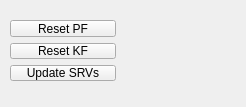
<?xml version="1.0" encoding="UTF-8"?>
<ui version="4.0">
 <class>two_button</class>
 <widget class="QWidget" name="two_button">
  <property name="geometry">
   <rect>
    <x>0</x>
    <y>0</y>
    <width>246</width>
    <height>107</height>
   </rect>
  </property>
  <property name="windowTitle">
   <string>Form</string>
  </property>
  <widget class="QWidget" name="layoutWidget">
   <property name="geometry">
    <rect>
     <x>130</x>
     <y>20</y>
     <width>101</width>
     <height>61</height>
    </rect>
   </property>
   <layout class="QVBoxLayout" name="verticalLayout_2">
    <item>
     <widget class="QLabel" name="label_PF">
      <property name="text">
       <string></string>
      </property>
     </widget>
    </item>
    <item>
     <widget class="QLabel" name="label_KF">
      <property name="text">
       <string></string>
      </property>
     </widget>
    </item>
     <item>
     <widget class="QLabel" name="label_SRVs">
      <property name="text">
       <string></string>
      </property>
     </widget>
    </item>
   </layout>
  </widget>
  <widget class="QWidget" name="layoutWidget_2">
   <property name="geometry">
    <rect>
     <x>10</x>
     <y>20</y>
     <width>106</width>
     <height>61</height>
    </rect>
   </property>
   <layout class="QVBoxLayout" name="verticalLayout">
    <item>
     <widget class="QPushButton" name="reset_particles_button">
      <property name="text">
       <string>Reset PF</string>
      </property>
     </widget>
    </item>
    <item>
     <widget class="QPushButton" name="reset_kf_button">
      <property name="text">
       <string>Reset KF</string>
      </property>
     </widget>
    </item>
    <item>
     <widget class="QPushButton" name="update_srvs_button">
      <property name="text">
       <string>Update SRVs</string>
      </property>
     </widget>
    </item>
   </layout>
  </widget>
 </widget>
 <resources/>
 <connections/>
</ui>
